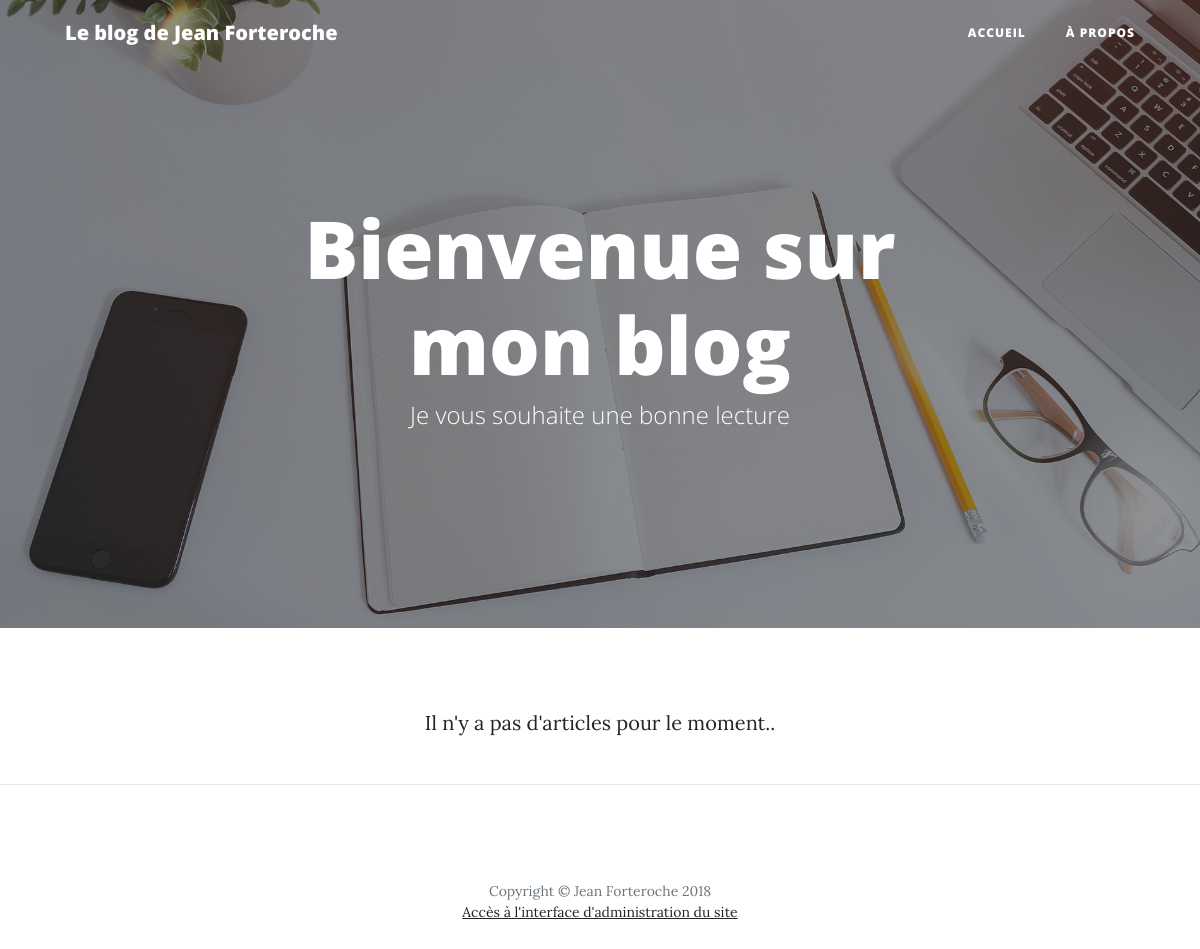
/, run on an earlier commit of the app's database.
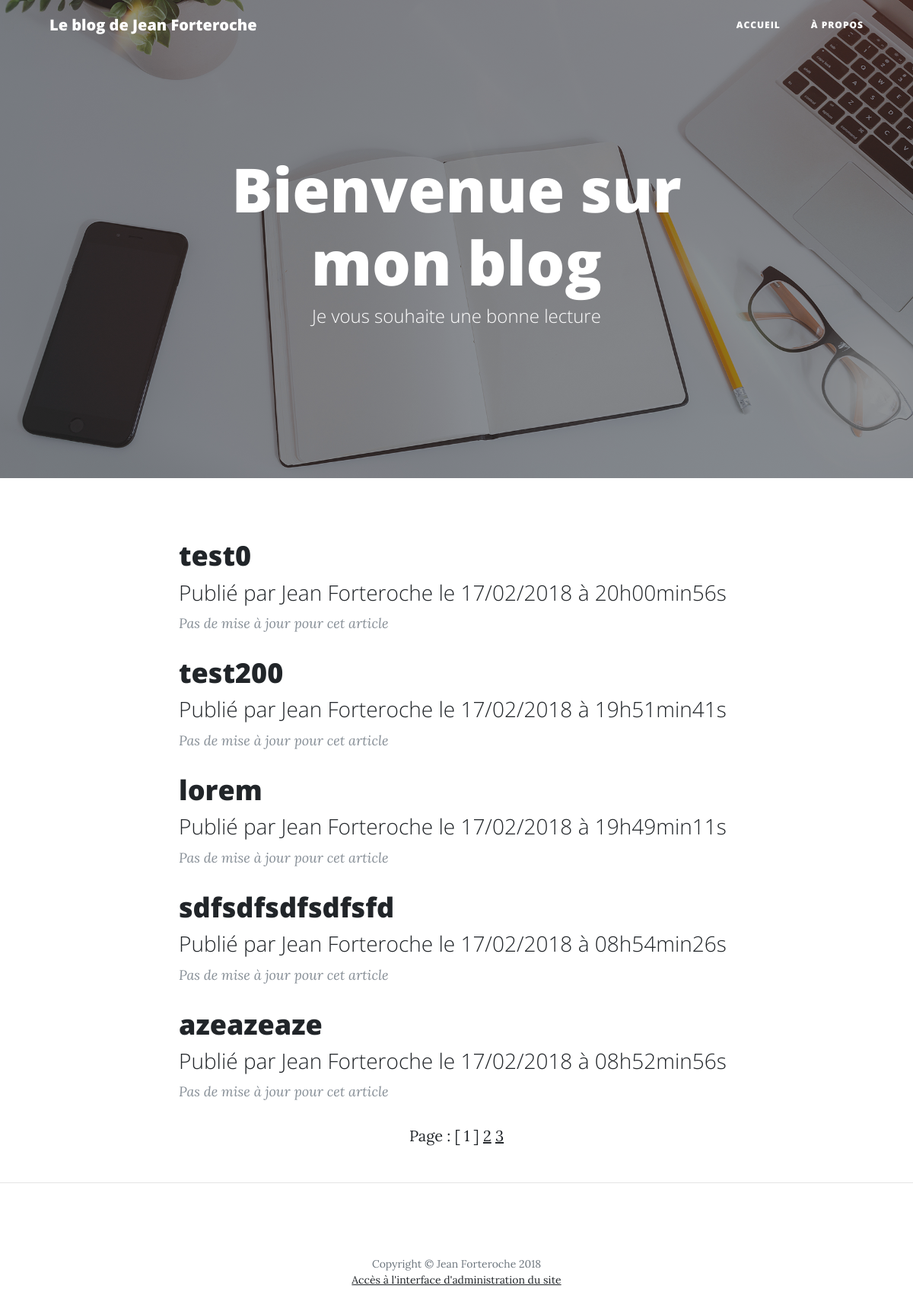
And on a later commit of the database.
### tables this page shows
CREATE TABLE IF NOT EXISTS `chapters` (
  `id` int(11) NOT NULL AUTO_INCREMENT,
  `title` varchar(255) NOT NULL,
  `content` text NOT NULL,
  `creation_date` datetime NOT NULL,
  PRIMARY KEY (`id`)
);

### controller/frontend/controller.php (called while the page is built, shortened)
<?php
require_once(__DIR__ . "/../../model/frontend/model.php");
class Controller {
    private $_model;
    public function __construct()
    {
      $obj = new Model();
      $this->_model = $obj;
    }
    public function listChapters()
    {
        $chaptersPerPage=5;
        $total = $this->_model->getAllRows();
        $numberOfPages=ceil($total/$chaptersPerPage);
        if(isset($_GET['page']))
        {
            $currentPage=intval($_GET['page']);
            if($currentPage == 0)
            {
              header("Location: error.php");
              exit();
            }
            elseif ($currentPage>$numberOfPages) {
              $currentPage=$numberOfPages;
            }
        }
        else
        {
          $currentPage=1;
        }
        $firstEntry=($currentPage-1)*$chaptersPerPage;
        $req = $this->_model->getChapters($firstEntry, $chaptersPerPage);
        require('view/frontend/indexView.php');
    }
}

### model/dbManager.php (called while the page is built)
<?php
class Manager {
	protected function dbConnect()
	{
		try
		{
			$db = new PDO('mysql:host=localhost;dbname=project_8;charset=utf8', 'root', '', array(PDO::ATTR_ERRMODE => PDO::ERRMODE_EXCEPTION));
			return $db;
		}
		catch(Exception $e)
		{
		    die('Erreur : '.$e->getMessage());
		}
	}
}

### model/frontend/model.php (called while the page is built, shortened)
<?php
require_once(__DIR__ . "/../dbManager.php");
class Model extends Manager {
	private $_db;
    public function __construct()
    {
      $this->_db = $this->dbConnect();
    }
	public function getAllRows()
	{
        $total_return= $this->_db->query('SELECT COUNT(*) AS total FROM chapters');
        $total_data= $total_return->fetch(PDO::FETCH_ASSOC);
        $total=$total_data['total'];
        return $total;
	}
	 public function getChapters($firstEntry, $chaptersPerPage)
	{
		$req = $this->_db->prepare('SELECT id, title, content, DATE_FORMAT(creation_date, \'%d/%m/%Y à %Hh%imin%ss\') AS creation_date_fr, DATE_FORMAT(edit_date, \'%d/%m/%Y à %Hh%imin%ss\') AS edit_date_fr FROM chapters ORDER BY creation_date_fr DESC  LIMIT '.$firstEntry.', '.$chaptersPerPage.'');
		$req->execute(array($firstEntry, $chaptersPerPage));
		return $req;
	}
}

### view/frontend/indexView.php (the view, shortened to what this page needs)
    <header class="masthead" style="background-image: url('public/img/home-bg.jpg')">
      <div class="overlay"></div>
      <div class="container">
        <div class="row">
          <div class="col-lg-8 col-md-10 mx-auto">
            <div class="site-heading">
              <h1>Bienvenue sur mon blog</h1>
              <span class="subheading">Je vous souhaite une bonne lecture</span>
            </div>
          </div>
        </div>
      </div>
    </header>
    <div class="container">
      <div class="row">
        <div class="col-lg-8 col-md-10 mx-auto">
          <?php
          if ($req->rowCount() == 0) {
          ?>
            <p style="text-align: center;">Il n'y a pas d'articles pour le moment..</p>
          <?php
          }
          else{
            while ($chapters = $req->fetch(PDO::FETCH_ASSOC))
            {
            ?>
              <div class="post-preview">
                <a href="index.php?action=listPosts&amp;id=<?= $chapters['id']; ?>">
                  <h2 class="post-title">
                    <?= $chapters['title']; ?>
                  </h2>
                  <h3 class="post-subtitle">
                    Publié par Jean Forteroche le <?= $chapters['creation_date_fr']; ?>
                  </h3>
                </a>
                  <?php if ($chapters['edit_date_fr'] == NULL) {?>
                    <p class="post-meta">Pas de mise à jour pour cet article</p>
                  <?php
                  }
                  else{?>
                    <p class="post-meta">Mis à jour le <?=$chapters['edit_date_fr']; ?></p>
                  <?php
                  }?>
              </div>
            <?php
            }
            echo '<p style="text-align: center;">Page : ';
              for($i=1; $i<=$numberOfPages; $i++)
              {
                   if($i==$currentPage)
                   {
                       echo ' [ '.$i.' ] ';
                   }
                   else
                   {
                        echo ' <a href="index.php?page='.$i.'">'.$i.'</a> ';
                   }
              }
            echo '</p>';
          }
          ?>
        </div>
      </div>
    </div>
<hr>
<?php $content = ob_get_clean(); ?>
<?php require('template.php'); ?>

### index.php
<?php
require_once(__DIR__ . "/controller/frontend/controller.php");
$controller = new Controller();
if (isset($_GET['action'])) {
    switch ($_GET['action']) {
        case 'listPosts':
            if (isset($_GET['id']) && $_GET['id'] > 0) {
                $controller->listPosts();
            }
            else {
                require('view/frontend/error.php');
            }
            break;
        case 'addComment':
            if (isset($_GET['id']) && $_GET['id'] > 0) {
                if (!empty($_POST['author']) && !empty($_POST['comment'])) {
                    $controller->addComment($_GET['id'], $_POST['author'], $_POST['comment']);
                }
                else {
                    require('view/frontend/error.php');
                }
            }
            else {
                require('view/frontend/error.php');
            }
            break;
        case 'report':
            if (isset($_GET['id']) && $_GET['id'] > 0) {
                $controller->report($_GET['id'], $_GET['chapter_id']);
            }
            else{
                    require('view/frontend/error.php');
            }
            break;
        default:
            require('view/frontend/error.php');
            break;
    }
}
else {
    $controller->listChapters();
}

### view/frontend/template.php (shortened to what this page needs)
<!DOCTYPE html>
<html lang="fr">
  <head>
    <link href="vendor/bootstrap/css/bootstrap.min.css" rel="stylesheet">
    <link href="vendor/font-awesome/css/font-awesome.min.css" rel="stylesheet" type="text/css">
    <link href="public/css/clean-blog.min.css" rel="stylesheet">
  </head>
  <body>
    <nav class="navbar navbar-expand-lg navbar-light fixed-top" id="mainNav">
      <div class="container">
        <a class="navbar-brand" href="index.php">Le blog de Jean Forteroche</a>
        <div class="collapse navbar-collapse" id="navbarResponsive">
          <ul class="navbar-nav ml-auto">
            <li class="nav-item">
              <a class="nav-link" href="index.php">Accueil</a>
            </li>
            <li class="nav-item">
              <a class="nav-link" href="about.html">À propos</a>
            </li>
          </ul>
        </div>
      </div>
    </nav>
          <?= $content ?>
    <footer>
      <div class="container">
        <div class="row">
          <div class="col-lg-8 col-md-10 mx-auto">
            <p class="copyright text-muted">Copyright &copy; Jean Forteroche 2018<br/><a href="admin.php?action=admin">Accès à l'interface d'administration du site</a></p>
          </div>
        </div>
      </div>
    </footer>
  </body>
</html>

What changed in the data, as far as the page shows it:
added chapters: title "test0", creation_date_fr "17/02/2018 à 20h00min56s"
added chapters: title "test200", creation_date_fr "17/02/2018 à 19h51min41s"
added chapters: title "lorem", creation_date_fr "17/02/2018 à 19h49min11s"
added chapters: title "sdfsdfsdfsdfsfd", creation_date_fr "17/02/2018 à 08h54min26s"
added chapters: title "azeazeaze", creation_date_fr "17/02/2018 à 08h52min56s"
Also different on the page:
text no longer shown: "Il n'y a pas d'articles pour le moment.."
text now shown: "Page :"
new list line: "[ 1 ]"
new list line: "2"
new list line: "3"
